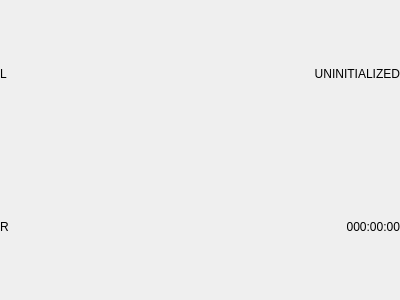
<?xml version="1.0" encoding="UTF-8"?>
<ui version="4.0">
 <class>RecordingStatusView</class>
 <widget class="QWidget" name="RecordingStatusView">
  <property name="geometry">
   <rect>
    <x>0</x>
    <y>0</y>
    <width>400</width>
    <height>300</height>
   </rect>
  </property>
  <property name="windowTitle">
   <string>Form</string>
  </property>
  <layout class="QGridLayout" name="gridLayout">
   <property name="leftMargin">
    <number>0</number>
   </property>
   <property name="topMargin">
    <number>0</number>
   </property>
   <property name="rightMargin">
    <number>0</number>
   </property>
   <property name="bottomMargin">
    <number>0</number>
   </property>
   <item row="0" column="0">
    <widget class="QLabel" name="labelL">
     <property name="text">
      <string>L</string>
     </property>
    </widget>
   </item>
   <item row="0" column="2">
    <widget class="QLabel" name="lStatus">
     <property name="minimumSize">
      <size>
       <width>120</width>
       <height>0</height>
      </size>
     </property>
     <property name="text">
      <string>UNINITIALIZED</string>
     </property>
     <property name="alignment">
      <set>Qt::AlignRight|Qt::AlignTrailing|Qt::AlignVCenter</set>
     </property>
    </widget>
   </item>
   <item row="1" column="0">
    <widget class="QLabel" name="lebelR">
     <property name="text">
      <string>R</string>
     </property>
    </widget>
   </item>
   <item row="1" column="2">
    <widget class="QLabel" name="lTime">
     <property name="text">
      <string>000:00:00</string>
     </property>
     <property name="alignment">
      <set>Qt::AlignRight|Qt::AlignTrailing|Qt::AlignVCenter</set>
     </property>
    </widget>
   </item>
   <item row="0" column="1">
    <widget class="RecordingFancyProgressBar" name="meterL" native="true">
     <property name="sizePolicy">
      <sizepolicy hsizetype="MinimumExpanding" vsizetype="Preferred">
       <horstretch>0</horstretch>
       <verstretch>0</verstretch>
      </sizepolicy>
     </property>
    </widget>
   </item>
   <item row="1" column="1">
    <widget class="RecordingFancyProgressBar" name="meterR" native="true">
     <property name="sizePolicy">
      <sizepolicy hsizetype="Expanding" vsizetype="Preferred">
       <horstretch>0</horstretch>
       <verstretch>0</verstretch>
      </sizepolicy>
     </property>
    </widget>
   </item>
  </layout>
 </widget>
 <customwidgets>
  <customwidget>
   <class>RecordingFancyProgressBar</class>
   <extends>QWidget</extends>
   <header>recordingfancyprogressbar.h</header>
   <container>1</container>
  </customwidget>
 </customwidgets>
 <resources/>
 <connections/>
</ui>
